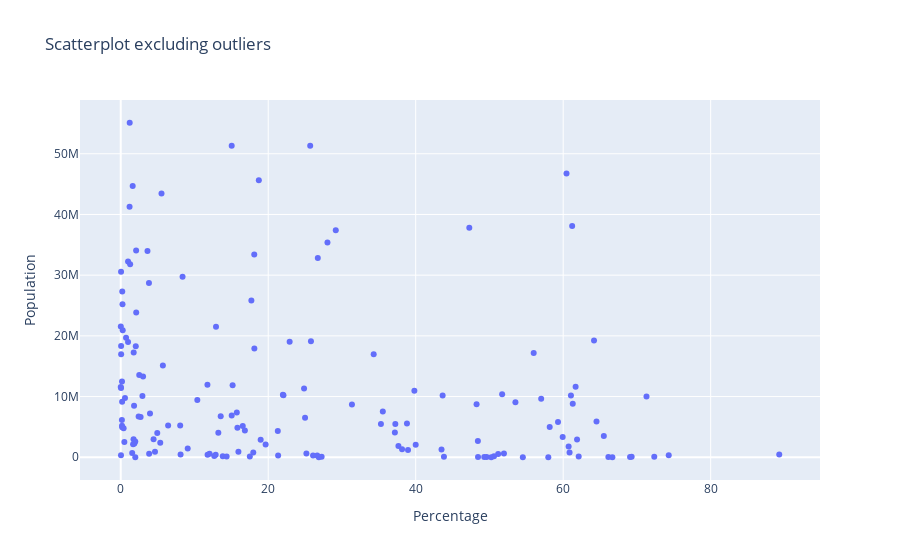

Notebook code for this chart:
### Code cell
# Scatter plot for normal values
fig = px.scatter(cbn_sort, 
                y="2021_last_updated", 
                x="percentage",
                labels = {'2021_last_updated' : 'Population', 'percentage' : 'Percentage'},
                title = "Scatterplot excluding outliers"
               )
fig.show()

### Figure 1 — Plotly figure (JSON) as saved in the notebook; plotly's stock layout.template omitted (floating-point values rounded to 4 significant figures; data arrays with more than 128 entries replaced by an {"elided": "..."} marker saying what was removed)
{"data": [{"hovertemplate": "Percentage=%{x}<br>Population=%{y}<extra></extra>", "legendgroup": "", "marker": {"color": "#636efa", "symbol": "circle"}, "mode": "markers", "name": "", "orientation": "v", "showlegend": false, "type": "scatter", "x": {"elided": "154 float values"}, "xaxis": "x", "y": {"elided": "154 int values"}, "yaxis": "y"}], "layout": {"legend": {"tracegroupgap": 0}, "title": {"text": "Scatterplot excluding outliers"}, "xaxis": {"anchor": "y", "domain": [0, 1], "title": {"text": "Percentage"}}, "yaxis": {"anchor": "x", "domain": [0, 1], "title": {"text": "Population"}}}}
